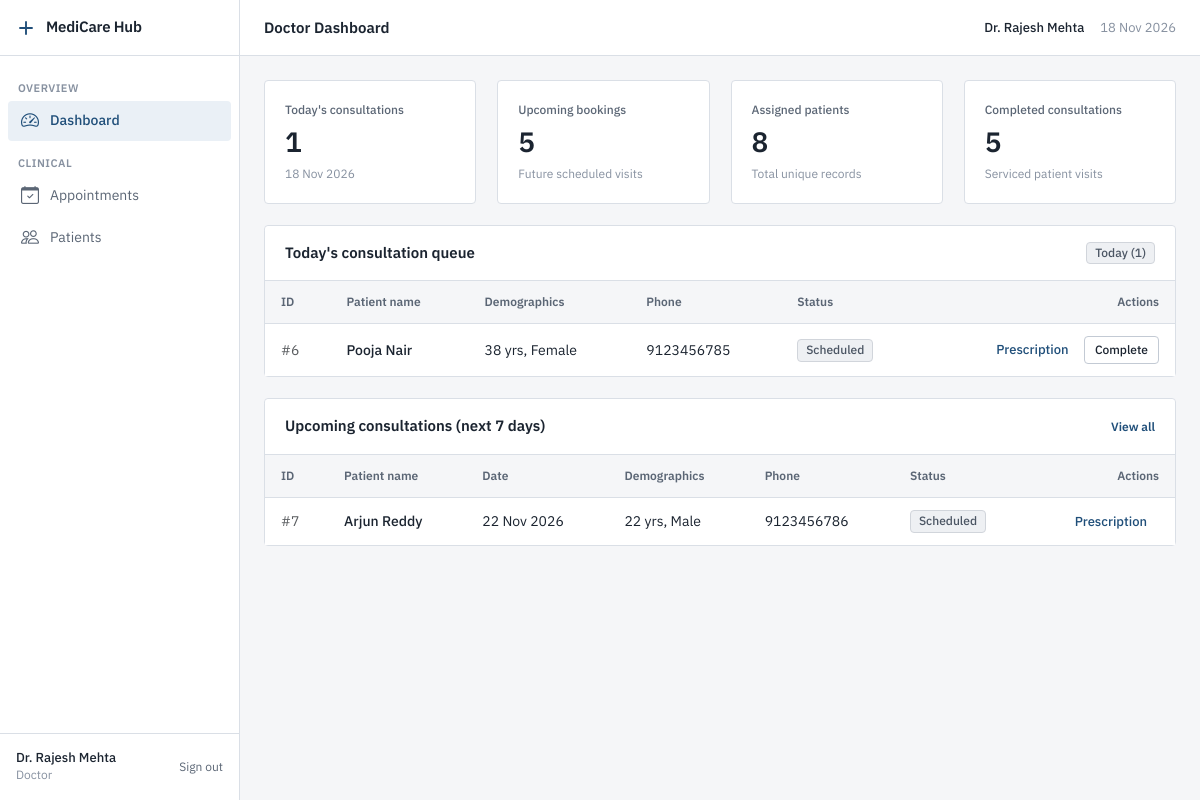
The page /doctor/dashboard.php (signed in) on the database its author committed.
### tables this page shows
CREATE TABLE Appointment (
    appointment_id INT AUTO_INCREMENT PRIMARY KEY,
    patient_id INT NOT NULL,
    doctor_id INT NOT NULL,
    appointment_date DATE NOT NULL,
    status ENUM('Scheduled','Completed','Cancelled') DEFAULT 'Scheduled',
    FOREIGN KEY (patient_id) REFERENCES Patient(patient_id) ON DELETE CASCADE,
    FOREIGN KEY (doctor_id) REFERENCES Doctor(doctor_id) ON DELETE CASCADE
);

CREATE TABLE Patient (
    patient_id INT AUTO_INCREMENT PRIMARY KEY,
    name VARCHAR(100) NOT NULL,
    age INT NOT NULL,
    gender ENUM('Male','Female','Other') NOT NULL,
    phone VARCHAR(20) NOT NULL
);

### includes/functions.php (called while the page is built, shortened)
<?php
function e(string $str): string
{
    return htmlspecialchars($str, ENT_QUOTES, 'UTF-8');
}
function formatDate(string $date): string
{
    return date('d M Y', strtotime($date));
}
function getStatusBadgeClass(string $status): string
{
    return match (strtolower($status)) {
        'scheduled' => 'bg-primary',
        'completed' => 'bg-success',
        'cancelled' => 'bg-danger',
        default     => 'bg-secondary',
    };
}

### doctor/dashboard.php (the view, shortened to what this page needs)
<?php
require_once __DIR__ . '/../config/db.php';
require_once __DIR__ . '/../includes/functions.php';
$doctorId = (int)($_SESSION['doctor_id'] ?? 0);
$todayCountStmt = $pdo->prepare('SELECT COUNT(*) FROM Appointment WHERE doctor_id = ? AND appointment_date = CURDATE() AND status != "Cancelled"');
$todayCountStmt->execute([$doctorId]);
$todayCount = (int)$todayCountStmt->fetchColumn();
$upcomingCountStmt = $pdo->prepare('SELECT COUNT(*) FROM Appointment WHERE doctor_id = ? AND appointment_date > CURDATE() AND status = "Scheduled"');
$upcomingCountStmt->execute([$doctorId]);
$upcomingCount = (int)$upcomingCountStmt->fetchColumn();
$uniquePatientsStmt = $pdo->prepare('SELECT COUNT(DISTINCT patient_id) FROM Appointment WHERE doctor_id = ?');
$uniquePatientsStmt->execute([$doctorId]);
$uniquePatientsCount = (int)$uniquePatientsStmt->fetchColumn();
$completedStmt = $pdo->prepare('SELECT COUNT(*) FROM Appointment WHERE doctor_id = ? AND status = "Completed"');
$completedStmt->execute([$doctorId]);
$completedCount = (int)$completedStmt->fetchColumn();
$todayStmt = $pdo->prepare('
    SELECT a.*, p.name AS patient_name, p.age, p.gender, p.phone
    FROM Appointment a
    JOIN Patient p ON a.patient_id = p.patient_id
    WHERE a.doctor_id = ? AND a.appointment_date = CURDATE()
    ORDER BY a.appointment_id ASC
');
$todayStmt->execute([$doctorId]);
$todayAppointments = $todayStmt->fetchAll();
$upcomingStmt = $pdo->prepare('
    SELECT a.*, p.name AS patient_name, p.age, p.gender, p.phone
    FROM Appointment a
    JOIN Patient p ON a.patient_id = p.patient_id
    WHERE a.doctor_id = ? AND a.appointment_date > CURDATE() AND a.appointment_date <= DATE_ADD(CURDATE(), INTERVAL 7 DAY) AND a.status = "Scheduled"
    ORDER BY a.appointment_date ASC, a.appointment_id ASC
');
$upcomingStmt->execute([$doctorId]);
$upcomingAppointments = $upcomingStmt->fetchAll();
require_once __DIR__ . '/../includes/header.php';
?>
<div class="row g-4 mb-4">
    <div class="col-sm-6 col-xl-3">
        <div class="stat-card">
            <div class="stat-label">Today's consultations</div>
            <div class="stat-value"><?php echo $todayCount; ?></div>
            <div class="stat-caption"><?php echo date('d M Y'); ?></div>
        </div>
    </div>
    <div class="col-sm-6 col-xl-3">
        <div class="stat-card">
            <div class="stat-label">Upcoming bookings</div>
            <div class="stat-value"><?php echo $upcomingCount; ?></div>
            <div class="stat-caption">Future scheduled visits</div>
        </div>
    </div>
    <div class="col-sm-6 col-xl-3">
        <div class="stat-card">
            <div class="stat-label">Assigned patients</div>
            <div class="stat-value"><?php echo $uniquePatientsCount; ?></div>
            <div class="stat-caption">Total unique records</div>
        </div>
    </div>
    <div class="col-sm-6 col-xl-3">
        <div class="stat-card">
            <div class="stat-label">Completed consultations</div>
            <div class="stat-value"><?php echo $completedCount; ?></div>
            <div class="stat-caption">Serviced patient visits</div>
        </div>
    </div>
</div>
<div class="card mb-4">
    <div class="card-header">
        <div>Today's consultation queue</div>
        <span class="badge bg-secondary">Today (<?php echo count($todayAppointments); ?>)</span>
    </div>
    <div class="table-responsive">
        <table class="table">
            <thead>
                <tr>
                    <th>ID</th>
                    <th>Patient name</th>
                    <th>Demographics</th>
                    <th>Phone</th>
                    <th>Status</th>
                    <th class="text-end">Actions</th>
                </tr>
            </thead>
            <tbody>
                <?php if (empty($todayAppointments)): ?>
                    <tr>
                        <td colspan="6" class="empty-state">No consultations scheduled for today.</td>
                    </tr>
                <?php else: ?>
                    <?php foreach ($todayAppointments as $a): ?>
                        <tr>
                            <td class="text-muted">#<?php echo e((string)$a['appointment_id']); ?></td>
                            <td class="fw-medium"><?php echo e($a['patient_name']); ?></td>
                            <td><?php echo e((string)$a['age']); ?> yrs, <?php echo e($a['gender']); ?></td>
                            <td><?php echo e($a['phone']); ?></td>
                            <td>
                                <span class="badge <?php echo getStatusBadgeClass($a['status']); ?>">
                                    <?php echo e($a['status']); ?>
                                </span>
                            </td>
                            <td class="text-end">
                                <a href="/medicarehub/doctor/prescription_form.php?appointment_id=<?php echo $a['appointment_id']; ?>" class="table-action-link">Prescription</a>
                                <?php if ($a['status'] === 'Scheduled'): ?>
                                    <form method="POST" action="/medicarehub/doctor/dashboard.php" class="d-inline m-0">
                                        <button type="submit" class="btn btn-secondary btn-sm">Complete</button>
                                    </form>
                                <?php endif; ?>
                            </td>
                        </tr>
                    <?php endforeach; ?>
                <?php endif; ?>
            </tbody>
        </table>
    </div>
</div>
<div class="card">
    <div class="card-header">
        <div>Upcoming consultations (next 7 days)</div>
        <a href="/medicarehub/doctor/appointments.php" class="small">View all</a>
    </div>
    <div class="table-responsive">
        <table class="table">
            <thead>
                <tr>
                    <th>ID</th>
                    <th>Patient name</th>
                    <th>Date</th>
                    <th>Demographics</th>
                    <th>Phone</th>
                    <th>Status</th>
                    <th class="text-end">Actions</th>
                </tr>
            </thead>
            <tbody>
                <?php if (empty($upcomingAppointments)): ?>
                    <tr>
                        <td colspan="7" class="empty-state">No upcoming consultations in the next 7 days.</td>
                    </tr>
                <?php else: ?>
                    <?php foreach ($upcomingAppointments as $a): ?>
                        <tr>
                            <td class="text-muted">#<?php echo e((string)$a['appointment_id']); ?></td>
                            <td class="fw-medium"><?php echo e($a['patient_name']); ?></td>
                            <td><?php echo e(formatDate($a['appointment_date'])); ?></td>
                            <td><?php echo e((string)$a['age']); ?> yrs, <?php echo e($a['gender']); ?></td>
                            <td><?php echo e($a['phone']); ?></td>
                            <td>
                                <span class="badge <?php echo getStatusBadgeClass($a['status']); ?>">
                                    <?php echo e($a['status']); ?>
                                </span>
                            </td>
                            <td class="text-end">
                                <a href="/medicarehub/doctor/prescription_form.php?appointment_id=<?php echo $a['appointment_id']; ?>" class="table-action-link">Prescription</a>
                            </td>
                        </tr>
                    <?php endforeach; ?>
                <?php endif; ?>
            </tbody>
        </table>
    </div>
</div>
<?php require_once __DIR__ . '/../includes/footer.php'; ?>

### assets/css/style.css (style rules this page uses)
:root { --bg: #F5F6F8; --surface: #FFFFFF; --border: #DADFE6; --border-strong: #C3CAD4; --text: #1B2430; --text-secondary: #5B6675; --text-muted: #8791A0; --accent: #1F4E79; --accent-hover: #173B5C; --accent-subtle: #EAF0F6; --status-success: #2E6B4F; --status-success-bg: #EAF3EE; --status-warning: #8A5A00; --status-warning-bg: #FBF3E2; --status-danger: #A12C2C; --status-danger-bg: #FAEDED; --status-neutral: #4B5563; --status-neutral-bg: #EEF0F3; --radius: 4px; --sidebar-width: 240px; --topbar-height: 56px; --shadow-overlay: 0 4px 12px rgba(0, 0, 0, 0.08); }
*, *::before, *::after { box-sizing: border-box; }
html, body { margin: 0; padding: 0; background-color: var(--bg); color: var(--text); font-family: 'IBM Plex Sans', -apple-system, BlinkMacSystemFont, "Segoe UI", Roboto, sans-serif; font-size: 14px; line-height: 1.5; font-weight: 400; -webkit-font-smoothing: antialiased; -moz-osx-font-smoothing: grayscale; }
small, .small { font-size: 12px; }
a { color: var(--accent); text-decoration: none; transition: color 0.15s ease; }
.tabular-nums, .stat-value, table td, table th, .font-monospace { font-variant-numeric: tabular-nums; }
.card { background-color: var(--surface); border: 1px solid var(--border); border-radius: var(--radius); box-shadow: none; margin-bottom: 24px; }
.card-header { background-color: var(--surface); border-bottom: 1px solid var(--border); padding: 16px 20px; font-size: 15px; font-weight: 600; color: var(--text); display: flex; align-items: center; justify-content: space-between; }
.stat-card { background-color: var(--surface); border: 1px solid var(--border); border-radius: var(--radius); padding: 20px; height: 100%; display: flex; flex-direction: column; justify-content: flex-start; }
.stat-label { font-size: 12px; font-weight: 500; color: var(--text-secondary); margin-bottom: 6px; text-transform: none; }
.stat-value { font-size: 28px; font-weight: 600; color: var(--text); line-height: 1.2; font-variant-numeric: tabular-nums; margin-bottom: 4px; }
.stat-caption { font-size: 12px; color: var(--text-muted); margin-top: 2px; }
.btn { height: 36px; padding: 0 16px; font-size: 13px; font-weight: 500; font-family: inherit; border-radius: var(--radius); display: inline-flex; align-items: center; justify-content: center; gap: 8px; border: 1px solid transparent; cursor: pointer; text-decoration: none; transition: background-color 0.15s ease, border-color 0.15s ease, color 0.15s ease; white-space: nowrap; box-shadow: none !important; }
.btn-secondary, .btn-outline-secondary, .btn-light { background-color: var(--surface); border-color: var(--border-strong); color: var(--text); }
.btn-sm { height: 28px; padding: 0 10px; font-size: 12px; }
.table { width: 100%; margin-bottom: 0; color: var(--text); border-collapse: collapse; vertical-align: middle; }
.table thead th { background-color: var(--bg); color: var(--text-secondary); font-size: 12px; font-weight: 600; text-transform: none; letter-spacing: normal; border-bottom: 1px solid var(--border); border-top: none; padding: 12px 16px; white-space: nowrap; }
.table tbody td { padding: 12px 16px; font-size: 14px; border-bottom: 1px solid var(--border); height: 48px; background-color: var(--surface); color: var(--text); }
.table tbody tr:last-child td { border-bottom: none; }
.table-action-link { color: var(--accent); font-size: 13px; font-weight: 500; margin-right: 12px; text-decoration: none; }
.badge, .badge-status { display: inline-flex; align-items: center; padding: 2px 8px; font-size: 12px; font-weight: 500; line-height: 1.4; border-radius: var(--radius); border: 1px solid transparent; white-space: nowrap; text-transform: capitalize; }
.badge-status-scheduled, .badge.bg-primary { background-color: var(--status-neutral-bg) !important; color: var(--status-neutral) !important; border-color: #D1D5DB !important; }
.badge-status-neutral, .badge.bg-secondary, .badge.bg-info { background-color: var(--status-neutral-bg) !important; color: var(--status-neutral) !important; border-color: #D1D5DB !important; }
* { text-shadow: none !important; }
.card, .stat-card, .btn, .form-control, .form-select, .table-container, .alert { box-shadow: none !important; }

### rows shown on the page
appointment: appointment_id "6", patient.name "Pooja Nair", patient.age "38", patient.gender "Female", patient.phone "9123456785", status "Scheduled"
appointment: appointment_id "7", patient.name "Arjun Reddy", appointment_date "22 Nov 2026", patient.age "22", patient.gender "Male", patient.phone "9123456786", status "Scheduled"

### other values the page prints
$sectionTitle "OVERVIEW"
$item['label'] "Dashboard"
$sectionTitle "CLINICAL"
$item['label'] "Appointments"
$item['label'] "Patients"
$userName "Dr. Rajesh Mehta"
$pageTitle "Doctor Dashboard"
$_SESSION['user_name'] "Dr. Rajesh Mehta"
$todayCount "1"
$upcomingCount "5"
$uniquePatientsCount "8"
$completedCount "5"
count($todayAppointments) "1"
